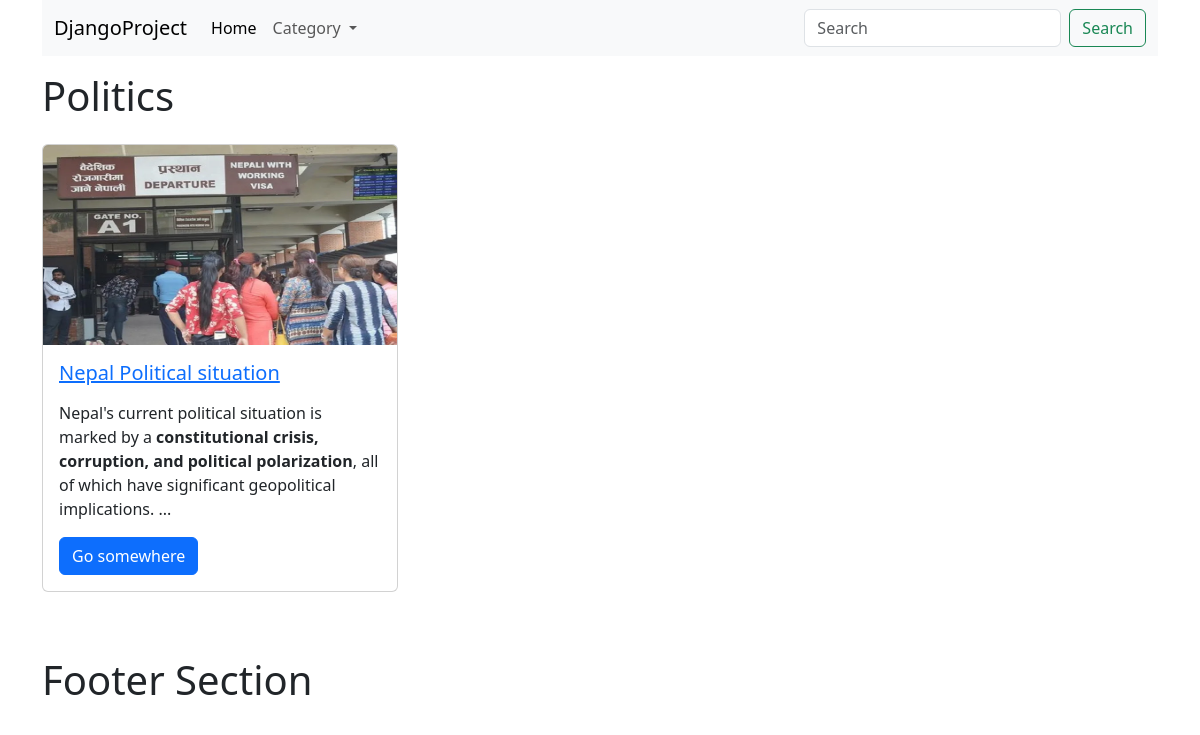
Screenshot of /category/politics with the database file from the repository.
### blog/models.py (models this page shows, shortened)
class Category(models.Model):
    name = models.CharField(max_length=100,unique=True)
    slug = models.SlugField(max_length=100,unique=True)
    order = models.IntegerField(default=0)
    image = models.ImageField(upload_to='category',blank=True)
    description = RichTextField(blank=True,null=True)

class News(models.Model):
    category = models.ForeignKey(Category,on_delete=models.CASCADE)
    created_at = models.DateTimeField(auto_now_add=True)
    updated_at = models.DateTimeField(auto_now=True)
    title = models.CharField(max_length=100,unique=True)
    slug = models.SlugField(max_length=100,unique=True)
    image = models.ImageField(upload_to='news',blank=True)
    description = RichTextField(blank=True,null=True)
    page_views = models.IntegerField(default=0)
    is_banner =  models.IntegerField(default=0)
    class Meta:
        verbose_name_plural = 'News'
    def limit_description(self):
        return self.description[:200] + '...'

### blog/views.py (the view)
# urls.py: path('category/<slug>',views.category_news,name='category'),
def category_news(request,slug):
    data={
        'catData': Category.objects.get(slug=slug),
        'newsData': News.objects.filter(category__slug=slug)
    }
    return render(request,'category.html',data)

### blog/helper.py (called while the page is built)
def global_data(request):
    data={
        'categoryData':Category.objects.all()
    }
    return data

### blog/templates/category.html (shortened to what this page needs)
{% extends 'layouts.html' %}
{% block content %}
{% load static %}
<div class="row">
    <div class="col-md-12 mt-3">
        <h1>{{catData.name}}</h1>
    </div>
</div>
{% if newsData %}
<div class="row mt-3">
    {% for news in newsData%}
      <div class="col-md-4 mb-3">
          <div class="card">
            {% if news.image %}
              <img src="{{news.image.url}}" height="200" class="card-img-top" alt="...">
            {% endif %}
              <div class="card-body">
                <h5 class="card-title"><a href="{% url 'news' news.slug %}">{{news.title}}</a></h5>
                <p class="card-text">
                  {{news.limit_description | safe}}
                </p>
                <a href="{% url 'news' news.slug %}" class="btn btn-primary">Go somewhere</a>
              </div>
            </div>
      </div>
      {% endfor %}
  </div>
{% else %}
<div class="row mt-3 mb-3">
    <h3 style="color:red;">There is no news</h1>
        <hr>
        <a href="{% url 'index' %}" class="btn btn-primary">Goto home page</a>
</div>
{% endif %}
{% endblock %}

### rows the page displays
Category: name "Politics"
News: image (picture), title "Nepal Political situation", limit_description "Nepal's current political situation is marked by a constitutional crisis, corruption, and political polarization , all of which have significant geopolitical implications. ..."
